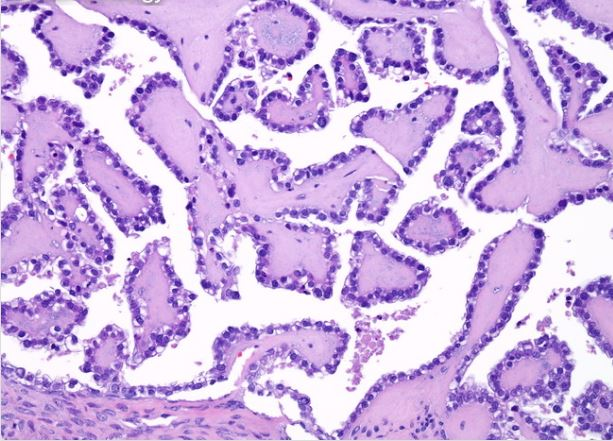
#> input picture OvarianCancer/Clear_Cell/35.JPG, 613 x 441 px; its folder holds only this picture in this run
$ jupyter execute --allow-errors b201200060.ipynb
#> lines starting #> are read from the running program, lines starting #| are printed output that depends on the picture
#> pass 2 of the loop `for i, load_img in enumerate(load_images_from_folder):`:
[cell 1]
# Gerekli kütüphanelerin import edilmesi
import os, sys, glob, cv2, pdb, random
import cv2 as cv
import numpy as np
import matplotlib.pyplot as plt
import tensorflow as tf
from tensorflow.keras.preprocessing.image import ImageDataGenerator
from tensorflow.keras.applications import VGG16
from tensorflow.keras.models import Sequential
from tensorflow.keras.layers import Dense, Flatten
import pylab as pl
from keras import backend as K
import matplotlib.pyplot as plt
from keras.models import Sequential
from tensorflow.keras import *
from tensorflow.keras import models

[cell 2]
# Görüntülerin bulunduğu dizin ve sınıf etiketleri
imdir = "OvarianCancer/"
load_images_from_folder = ['Clear_Cell', 'Endometri', 'Mucinous', 'Non_Cancerous', 'Serous']

# Görüntü boyutu ve parlaklık artırma miktarı gibi önemli parametrelerin tanımlanması
f_size = (220, 220) # image dimension

# CLAHE parametrelerini tanımlayın
clahe = cv2.createCLAHE(clipLimit=2.0, tileGridSize=(8, 8))

# Görüntü veri setinin yüklenmesi ve hazırlanması
dt_set = []
imgs = []
labels = []
img_hsv = []
img_rgb = []
img_gray = []
images_=[]
img_ycbcr = []

# Görüntülerin yüklenmesi ve dönüştürülmesi
#> (the rest of this cell did not finish here and is left out)

[cell 3]
# Görüntülerin yüklenmesi ve dönüştürülmesi devam ediyor
for data in dt_set:
    image_path, load_img = data
    img = cv2.imread(image_path)
#> img is the input picture: shape (441, 613, 3); mean B, G, R 225.1, 176.8, 204.5
    if img is not None:
        img = cv2.cvtColor(img, cv2.COLOR_BGR2RGB)
        img = cv2.resize(img, f_size)
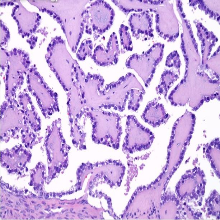
#> img: shape (220, 220, 3); mean R, G, B 204.4, 176.7, 225

        img_ycbcr_temp = cv2.cvtColor(img, cv2.COLOR_RGB2YCrCb)
#> img_ycbcr_temp: shape (220, 220, 3); mean of channels 0, 1, 2 190.5, 137.9, 147.4
        img_hsv_temp = cv2.cvtColor(img, cv2.COLOR_RGB2HSV)
#> img_hsv_temp: shape (220, 220, 3); mean H, S, V 134.6, 60.4, 225.3
        img_gray_temp = cv2.cvtColor(img, cv2.COLOR_RGB2GRAY)
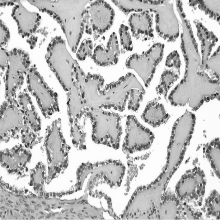
#> img_gray_temp: shape (220, 220); min 24, max 255, mean 190.5

        # Görüntüler ve dönüşümleri listelere ekleniyor
        imgs.append(img)
        labels.append(load_img)
        img_hsv.append(img_hsv_temp)
        img_rgb.append(img)
        img_gray.append(img_gray_temp)
        img_ycbcr.append(img_ycbcr_temp)
#> pass 2 of the loop `for data in dt_set:`:
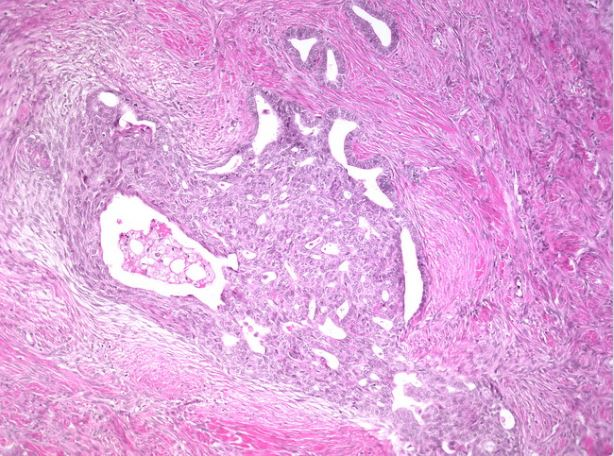
#> input picture OvarianCancer/Endometri/end3.JPG, 614 x 456 px
#> img is the input picture: shape (456, 614, 3); mean B, G, R 219.8, 166.5, 223.5
#> `img = cv2.resize(img, f_size)`:
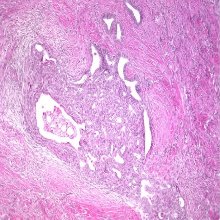
#> img: shape (220, 220, 3); mean R, G, B 223.3, 166.3, 219.7
#> img_ycbcr_temp: shape (220, 220, 3); mean of channels 0, 1, 2 189.4, 152.2, 145.1
#> img_hsv_temp: shape (220, 220, 3); mean H, S, V 149.8, 67.2, 224.3
#> `img_gray_temp = cv2.cvtColor(img, cv2.COLOR_RGB2GRAY)`:
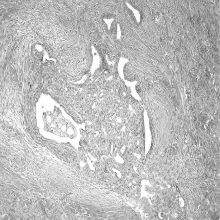
#> img_gray_temp: shape (220, 220); min 81, max 255, mean 189.4

# Dönüştürülmüş görüntüler listelerini NumPy dizilerine dönüştür
imgs = np.array(imgs, dtype=np.float32) / 255.0
labels = np.array(labels)
img_hsv = np.array(img_hsv)
img_rgb = np.array(img_rgb)
img_gray = np.array(img_gray)
img_ycbcr = np.array(img_ycbcr)
